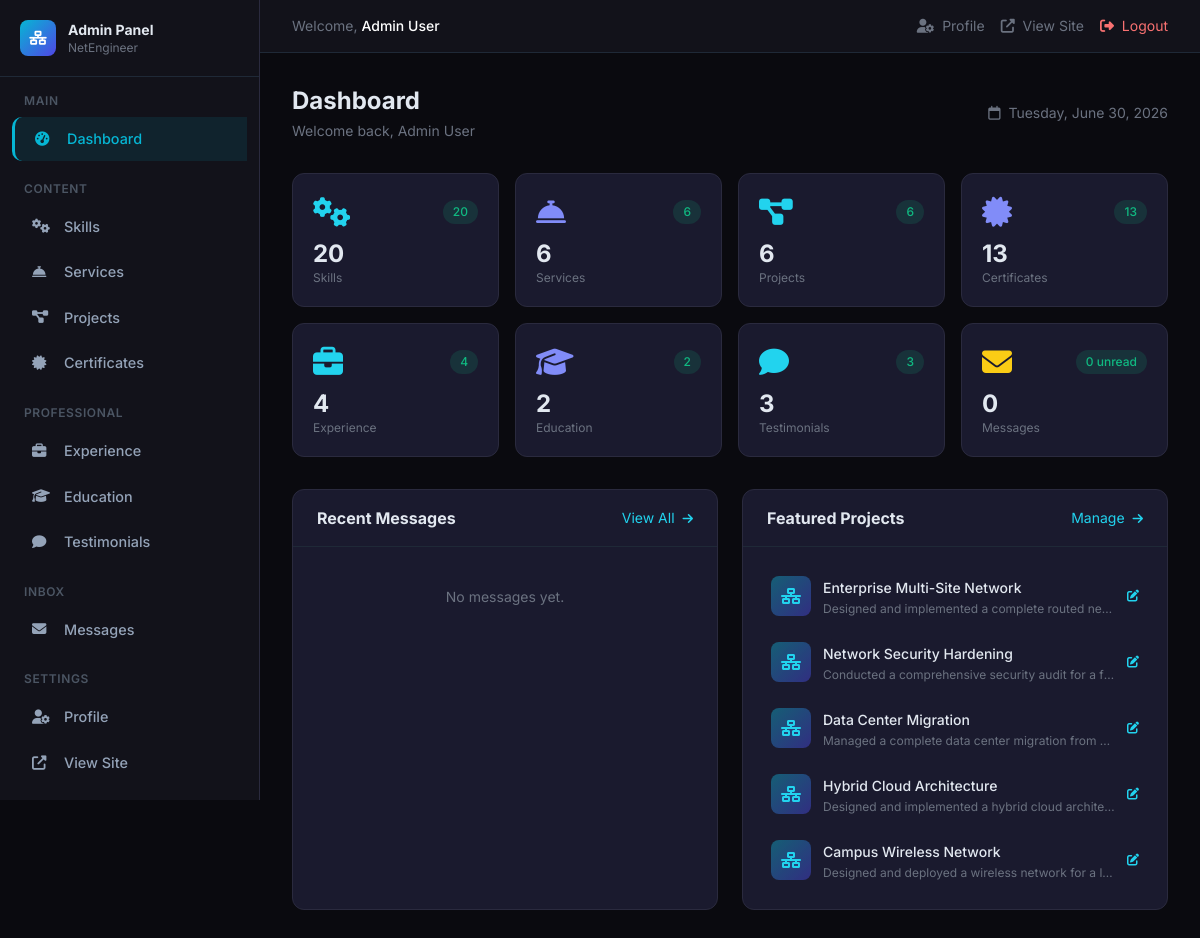
/admin/index.php (signed in), run on the app's committed database.
### tables this page shows
CREATE TABLE `site_settings` (
    `id` INT UNSIGNED AUTO_INCREMENT PRIMARY KEY,
    `site_name` VARCHAR(255) NOT NULL DEFAULT 'Network Engineer Portfolio',
    `site_title` VARCHAR(500) DEFAULT NULL,
    `site_description` TEXT DEFAULT NULL,
    `logo` VARCHAR(500) DEFAULT NULL,
    `favicon` VARCHAR(500) DEFAULT NULL,
    `created_at` TIMESTAMP DEFAULT CURRENT_TIMESTAMP,
    `updated_at` TIMESTAMP DEFAULT CURRENT_TIMESTAMP ON UPDATE CURRENT_TIMESTAMP
);

CREATE TABLE `projects` (
    `id` INT UNSIGNED AUTO_INCREMENT PRIMARY KEY,
    `title` VARCHAR(255) NOT NULL,
    `slug` VARCHAR(191) NOT NULL UNIQUE,
    `description` TEXT NOT NULL,
    `thumbnail` VARCHAR(500) DEFAULT NULL,
    `project_url` VARCHAR(500) DEFAULT NULL,
    `github_url` VARCHAR(500) DEFAULT NULL,
    `technology_stack` TEXT DEFAULT NULL,
    `featured` TINYINT(1) NOT NULL DEFAULT 0,
    `created_at` TIMESTAMP DEFAULT CURRENT_TIMESTAMP,
    `updated_at` TIMESTAMP DEFAULT CURRENT_TIMESTAMP ON UPDATE CURRENT_TIMESTAMP,
    INDEX `idx_projects_featured` (`featured`)
);

### config/database.php (called while the page is built, shortened)
<?php
function getDB(): PDO {
    static $pdo = null;
    if ($pdo === null) {
        try {
            $dsn = "mysql:host=" . DB_HOST . ";dbname=" . DB_NAME . ";charset=" . DB_CHARSET;
            $options = [
                PDO::ATTR_ERRMODE            => PDO::ERRMODE_EXCEPTION,
                PDO::ATTR_DEFAULT_FETCH_MODE => PDO::FETCH_ASSOC,
                PDO::ATTR_EMULATE_PREPARES   => false,
                PDO::MYSQL_ATTR_INIT_COMMAND => "SET NAMES utf8mb4 COLLATE utf8mb4_unicode_ci",
            ];
            $pdo = new PDO($dsn, DB_USER, DB_PASS, $options);
        } catch (PDOException $e) {
            error_log("Database connection failed: " . $e->getMessage());
            die("Database connection failed. Please check your configuration.");
        }
    }
    return $pdo;
}
function dbQuery(string $sql, array $params = []): array {
    $stmt = getDB()->prepare($sql);
    $stmt->execute($params);
    return $stmt->fetchAll();
}
function dbRow(string $sql, array $params = []): ?array {
    $stmt = getDB()->prepare($sql);
    $stmt->execute($params);
    $row = $stmt->fetch();
    return $row ?: null;
}

### includes/functions.php (called while the page is built, shortened)
<?php
function e(?string $value): string {
    return htmlspecialchars($value ?? '', ENT_QUOTES | ENT_HTML5, 'UTF-8');
}
function isLoggedIn(): bool {
    return isset($_SESSION['user_id']);
}
function getCurrentUser(): ?array {
    return $_SESSION['user_data'] ?? null;
}
function truncate(string $text, int $length = 100, string $suffix = '...'): string {
    return mb_substr($text, 0, $length - mb_strlen($suffix)) . $suffix;
}
function getSiteSettings(): ?array {
    return dbRow("SELECT * FROM site_settings LIMIT 1");
}
function getUnreadMessageCount(): int {
    $row = dbRow("SELECT COUNT(*) as count FROM contact_messages WHERE is_read = 0");
    return $row ? (int)$row['count'] : 0;
}

### admin/index.php (the view, shortened to what this page needs)
<?php
require_once __DIR__ . '/includes/header.php';
$stats = [];
$stats['skills']       = dbRow("SELECT COUNT(*) as count FROM skills")['count'] ?? 0;
$stats['services']     = dbRow("SELECT COUNT(*) as count FROM services")['count'] ?? 0;
$stats['projects']     = dbRow("SELECT COUNT(*) as count FROM projects")['count'] ?? 0;
$stats['certificates'] = dbRow("SELECT COUNT(*) as count FROM certificates")['count'] ?? 0;
$stats['experience']   = dbRow("SELECT COUNT(*) as count FROM experience")['count'] ?? 0;
$stats['education']    = dbRow("SELECT COUNT(*) as count FROM education")['count'] ?? 0;
$stats['testimonials'] = dbRow("SELECT COUNT(*) as count FROM testimonials")['count'] ?? 0;
$stats['messages']     = dbRow("SELECT COUNT(*) as count FROM contact_messages")['count'] ?? 0;
$stats['unread']       = $unreadCount;
$recentMessages = dbQuery("SELECT * FROM contact_messages ORDER BY created_at DESC LIMIT 5");
$featuredProjects = dbQuery("SELECT * FROM projects WHERE featured = 1 ORDER BY created_at DESC LIMIT 5");
?>
<div class="flex items-center justify-between mb-8">
    <div>
        <h1 class="text-2xl font-bold">Dashboard</h1>
        <p class="text-gray-500 text-sm mt-1">Welcome back, <?= e($currentUser['full_name'] ?? 'Admin') ?></p>
    </div>
    <div class="text-sm text-gray-500">
        <i class="far fa-calendar mr-1"></i> <?= date('l, F j, Y') ?>
    </div>
</div>
<div class="grid grid-cols-2 md:grid-cols-4 gap-4 mb-8">
    <div class="stat-card">
        <div class="flex items-center justify-between mb-2">
            <span class="text-3xl text-network-400"><i class="fas fa-cogs"></i></span>
            <span class="badge badge-success"><?= $stats['skills'] ?></span>
        </div>
        <div class="text-2xl font-bold"><?= $stats['skills'] ?></div>
        <div class="text-xs text-gray-500">Skills</div>
    </div>
    <div class="stat-card">
        <div class="flex items-center justify-between mb-2">
            <span class="text-3xl text-primary-400"><i class="fas fa-concierge-bell"></i></span>
            <span class="badge badge-success"><?= $stats['services'] ?></span>
        </div>
        <div class="text-2xl font-bold"><?= $stats['services'] ?></div>
        <div class="text-xs text-gray-500">Services</div>
    </div>
    <div class="stat-card">
        <div class="flex items-center justify-between mb-2">
            <span class="text-3xl text-network-400"><i class="fas fa-project-diagram"></i></span>
            <span class="badge badge-success"><?= $stats['projects'] ?></span>
        </div>
        <div class="text-2xl font-bold"><?= $stats['projects'] ?></div>
        <div class="text-xs text-gray-500">Projects</div>
    </div>
    <div class="stat-card">
        <div class="flex items-center justify-between mb-2">
            <span class="text-3xl text-primary-400"><i class="fas fa-certificate"></i></span>
            <span class="badge badge-success"><?= $stats['certificates'] ?></span>
        </div>
        <div class="text-2xl font-bold"><?= $stats['certificates'] ?></div>
        <div class="text-xs text-gray-500">Certificates</div>
    </div>
    <div class="stat-card">
        <div class="flex items-center justify-between mb-2">
            <span class="text-3xl text-network-400"><i class="fas fa-briefcase"></i></span>
            <span class="badge badge-success"><?= $stats['experience'] ?></span>
        </div>
        <div class="text-2xl font-bold"><?= $stats['experience'] ?></div>
        <div class="text-xs text-gray-500">Experience</div>
    </div>
    <div class="stat-card">
        <div class="flex items-center justify-between mb-2">
            <span class="text-3xl text-primary-400"><i class="fas fa-graduation-cap"></i></span>
            <span class="badge badge-success"><?= $stats['education'] ?></span>
        </div>
        <div class="text-2xl font-bold"><?= $stats['education'] ?></div>
        <div class="text-xs text-gray-500">Education</div>
    </div>
    <div class="stat-card">
        <div class="flex items-center justify-between mb-2">
            <span class="text-3xl text-network-400"><i class="fas fa-comment"></i></span>
            <span class="badge badge-success"><?= $stats['testimonials'] ?></span>
        </div>
        <div class="text-2xl font-bold"><?= $stats['testimonials'] ?></div>
        <div class="text-xs text-gray-500">Testimonials</div>
    </div>
    <div class="stat-card">
        <div class="flex items-center justify-between mb-2">
            <span class="text-3xl text-yellow-400"><i class="fas fa-envelope"></i></span>
            <span class="badge <?= $stats['unread'] > 0 ? 'badge-warning' : 'badge-success' ?>">
                <?= $stats['unread'] ?> unread
            </span>
        </div>
        <div class="text-2xl font-bold"><?= $stats['messages'] ?></div>
        <div class="text-xs text-gray-500">Messages</div>
    </div>
</div>
<div class="grid lg:grid-cols-2 gap-6">
    <div class="stat-card p-0 overflow-hidden">
        <div class="flex items-center justify-between px-6 py-4 border-b border-gray-800">
            <h2 class="font-bold">Recent Messages</h2>
            <a href="messages.php" class="text-sm text-network-400 hover:text-network-300">View All <i class="fas fa-arrow-right ml-1 text-xs"></i></a>
        </div>
        <div class="p-4">
            <?php if (empty($recentMessages)): ?>
                <p class="text-gray-500 text-sm text-center py-6">No messages yet.</p>
            <?php endif; ?>
        </div>
    </div>
    <div class="stat-card p-0 overflow-hidden">
        <div class="flex items-center justify-between px-6 py-4 border-b border-gray-800">
            <h2 class="font-bold">Featured Projects</h2>
            <a href="projects.php" class="text-sm text-network-400 hover:text-network-300">Manage <i class="fas fa-arrow-right ml-1 text-xs"></i></a>
        </div>
        <div class="p-4">
            <?php if (empty($featuredProjects)): ?>
                <p class="text-gray-500 text-sm text-center py-6">No featured projects yet.</p>
            <?php else: ?>
                <?php foreach ($featuredProjects as $proj): ?>
                    <div class="flex items-center gap-3 p-3 rounded-lg hover:bg-gray-800/50 transition-colors">
                        <div class="w-10 h-10 rounded-lg bg-gradient-to-br from-network-800 to-primary-900 flex items-center justify-center text-network-400 flex-shrink-0">
                            <i class="fas fa-network-wired"></i>
                        </div>
                        <div class="flex-1 min-w-0">
                            <span class="font-medium text-sm"><?= e($proj['title'] ?? '') ?></span>
                            <p class="text-xs text-gray-500 truncate mt-0.5"><?= e(truncate($proj['description'] ?? '', 80)) ?></p>
                        </div>
                        <a href="projects.php?action=edit&id=<?= $proj['id'] ?>" class="text-xs text-network-400 hover:text-network-300">
                            <i class="fas fa-edit"></i>
                        </a>
                    </div>
                <?php endforeach; ?>
            <?php endif; ?>
        </div>
    </div>
</div>
<?php require_once __DIR__ . '/includes/footer.php'; ?>

### admin/includes/header.php (shortened to what this page needs)
<?php
require_once __DIR__ . '/../../config/database.php';
require_once __DIR__ . '/../../includes/functions.php';
$siteSettings = getSiteSettings();
$unreadCount = getUnreadMessageCount();
$currentUser = getCurrentUser();
$currentPage = basename($_SERVER['PHP_SELF']);
?>
<!DOCTYPE html>
<html lang="en" data-theme="dark">
<head>
    <link rel="stylesheet" href="https://cdnjs.cloudflare.com/ajax/libs/font-awesome/6.5.1/css/all.min.css">
    <script src="https://cdn.tailwindcss.com"></script>
</head>
<body>
<?php if (basename($_SERVER['PHP_SELF']) !== 'login.php'): ?>
    <aside class="sidebar">
        <div class="p-5 border-b border-gray-800">
            <a href="index.php" class="flex items-center gap-3">
                <span class="w-9 h-9 rounded-lg bg-gradient-to-br from-network-500 to-primary-600 flex items-center justify-center text-white text-sm">
                    <i class="fas fa-network-wired"></i>
                </span>
                <div>
                    <div class="font-bold text-sm">Admin Panel</div>
                    <div class="text-xs text-gray-500"><?= e($siteSettings['site_name'] ?? 'Portfolio') ?></div>
                </div>
            </a>
        </div>
        <div class="py-4">
            <div class="text-xs uppercase tracking-wider text-gray-600 px-6 mb-2 font-semibold">Main</div>
            <a href="index.php" class="nav-item <?= $currentPage === 'index.php' ? 'active' : '' ?>"><i class="fas fa-tachometer-alt w-5"></i> Dashboard</a>
            <div class="text-xs uppercase tracking-wider text-gray-600 px-6 mt-5 mb-2 font-semibold">Content</div>
            <a href="skills.php" class="nav-item <?= $currentPage === 'skills.php' ? 'active' : '' ?>"><i class="fas fa-cogs w-5"></i> Skills</a>
            <a href="services.php" class="nav-item <?= $currentPage === 'services.php' ? 'active' : '' ?>"><i class="fas fa-concierge-bell w-5"></i> Services</a>
            <a href="projects.php" class="nav-item <?= $currentPage === 'projects.php' ? 'active' : '' ?>"><i class="fas fa-project-diagram w-5"></i> Projects</a>
            <a href="certificates.php" class="nav-item <?= $currentPage === 'certificates.php' ? 'active' : '' ?>"><i class="fas fa-certificate w-5"></i> Certificates</a>
            <div class="text-xs uppercase tracking-wider text-gray-600 px-6 mt-5 mb-2 font-semibold">Professional</div>
            <a href="experience.php" class="nav-item <?= $currentPage === 'experience.php' ? 'active' : '' ?>"><i class="fas fa-briefcase w-5"></i> Experience</a>
            <a href="education.php" class="nav-item <?= $currentPage === 'education.php' ? 'active' : '' ?>"><i class="fas fa-graduation-cap w-5"></i> Education</a>
            <a href="testimonials.php" class="nav-item <?= $currentPage === 'testimonials.php' ? 'active' : '' ?>"><i class="fas fa-comment w-5"></i> Testimonials</a>
            <div class="text-xs uppercase tracking-wider text-gray-600 px-6 mt-5 mb-2 font-semibold">Inbox</div>
            <a href="messages.php" class="nav-item <?= $currentPage === 'messages.php' ? 'active' : '' ?>">
                <i class="fas fa-envelope w-5"></i> Messages
            </a>
            <div class="text-xs uppercase tracking-wider text-gray-600 px-6 mt-5 mb-2 font-semibold">Settings</div>
            <a href="profile.php" class="nav-item <?= $currentPage === 'profile.php' ? 'active' : '' ?>"><i class="fas fa-user-cog w-5"></i> Profile</a>
            <a href="../index.php" class="nav-item" target="_blank"><i class="fas fa-external-link-alt w-5"></i> View Site</a>
            <a href="logout.php" class="nav-item text-red-400"><i class="fas fa-sign-out-alt w-5"></i> Logout</a>
        </div>
    </aside>
    <div class="main-content">
        <div class="hidden md:flex items-center justify-between px-8 py-4 border-b border-gray-800 bg-[#12121a]">
            <div class="text-sm text-gray-500">
                Welcome, <span class="text-white font-medium"><?= e($currentUser['full_name'] ?? 'Admin') ?></span>
            </div>
            <div class="flex items-center gap-4">
                <a href="profile.php" class="text-sm text-gray-500 hover:text-network-400 transition-colors">
                    <i class="fas fa-user-cog mr-1"></i> Profile
                </a>
                <a href="../index.php" target="_blank" class="text-sm text-gray-500 hover:text-network-400 transition-colors">
                    <i class="fas fa-external-link-alt mr-1"></i> View Site
                </a>
                <a href="logout.php" class="text-sm text-red-400 hover:text-red-300 transition-colors">
                    <i class="fas fa-sign-out-alt mr-1"></i> Logout
                </a>
            </div>
        </div>
        <div class="p-6 md:p-8">
<?php endif; ?>

### admin/includes/header.php (style rules this page uses)
:root { --bg-dark: #0a0a0f; --bg-card: #12121a; --bg-card-2: #1a1a2e; --border: #2a2a3e; --text: #e2e8f0; --text-muted: #94a3b8; --primary: #6366f1; --network: #06b6d4; }
* { margin:0; padding:0; box-sizing:border-box; }
body { font-family: 'Inter', sans-serif; background: var(--bg-dark); color: var(--text); overflow-x: hidden; }
.sidebar { width:260px; height:100vh; position:fixed; left:0; top:0; background:var(--bg-card); border-right:1px solid var(--border); overflow-y:auto; z-index:100; transition:transform 0.3s; }
.main-content { margin-left:260px; min-height:100vh; }
.nav-item { display:flex; align-items:center; gap:12px; padding:11px 20px; border-radius:10px; transition:all 0.2s; color:var(--text-muted); text-decoration:none; font-size:0.9rem; font-weight:500; margin:2px 12px; }
.nav-item:hover, .nav-item.active { background:rgba(6,182,212,0.1); color:var(--network); }
.nav-item.active { border-left:3px solid var(--network); border-radius:10px 0 0 10px; }
.stat-card { background:var(--bg-card-2); border:1px solid var(--border); border-radius:12px; padding:20px; transition:all 0.3s; }
.badge { display:inline-flex; align-items:center; padding:3px 10px; border-radius:9999px; font-size:0.75rem; font-weight:500; }
.badge-success { background:rgba(16,185,129,0.15); color:#10b981; }

### data on the page
site_settings: site_name "NetEngineer"
projects: title "Enterprise Multi-Site Network", description "Designed and implemented a complete routed ne…"
projects: title "Network Security Hardening", description "Conducted a comprehensive security audit for a f…"
projects: title "Data Center Migration", description "Managed a complete data center migration from…"
projects: title "Hybrid Cloud Architecture", description "Designed and implemented a hybrid cloud archite…"
projects: title "Campus Wireless Network", description "Designed and deployed a wireless network for a l…"

### other printed values
$currentUser['full_name'] "Admin User"
$stats['skills'] "20"
$stats['services'] "6"
$stats['projects'] "6"
$stats['certificates'] "13"
$stats['experience'] "4"
$stats['education'] "2"
$stats['testimonials'] "3"
$stats['unread'] "0"
$stats['messages'] "0"
